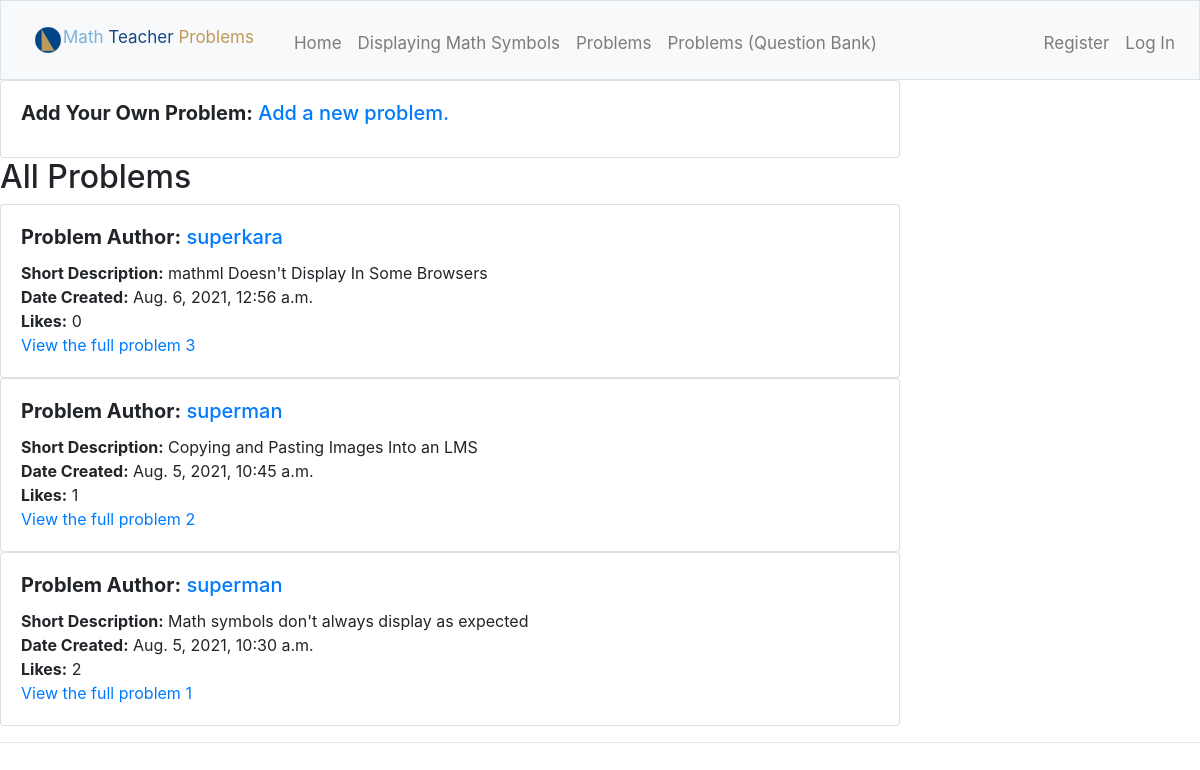
The page /problems on the database its author committed.
### posts/models.py (models this page shows, shortened)
class Problem(models.Model):
    author = models.ForeignKey("User", on_delete=models.CASCADE, related_name="problems")
    short_description = models.CharField(max_length=255)
    long_description = RichTextUploadingField(blank=True, null=True)
    image_url = models.URLField(blank=True, null=True)
    video_example_url=models.URLField(blank=True, null=True)
    potential_solution = RichTextUploadingField(blank=True, null=True)
    solution_video_example_url = models.URLField(blank=True, null=True)
    takeaway = RichTextUploadingField(blank=True, null=True)
    timestamp = models.DateTimeField(auto_now_add=True)
    archived = models.BooleanField(default=False)

class User(AbstractUser):
    following = models.ManyToManyField("User", related_name="followers")
    likes = models.ManyToManyField("Problem", related_name="likes")

### posts/views.py (the view)
# urls.py: path("problems", views.problems, name="problems"),
def problems(request):
    problems = Problem.objects.order_by("-timestamp").all()
    print("mark 9: Printing Problems")
    print(problems)
    print(request)
    return show_problems("All Problems", request, problems)

### posts/views.py (called while the page is built)
def show_problems(title, request, problems, profile=None):
    print("mark 11: I am inside of the show_problems function")
    page_index = request.GET.get("page", 1)
    paginator = Paginator(problems, 10)
    page = paginator.page(page_index)
    return render(request, "posts/problems2.html", {
        "title": title,
        "page": page,
        "profile": profile,
    })

### posts/templates/posts/problems2.html (shortened to what this page needs)
{% extends "posts/layout.html" %}
{% load static %}
{% block body %}
<div class="card w-75">
    <div class="card-body">
        <h5 class="card-title"><b>Add Your Own Problem:</b>
            <a href="{% url 'add_problem' %}">
                Add a new problem.
             </a>
        </h5>
    </div>
</div>
    <h2>{{ title }}</h2>
    {% for problem in page.object_list %}
        <div class="card w-75">
            <div class="card-body">
                <h5 class="card-title"><b>Problem Author:</b>
                    <a href="{% url 'user' problem.author.username %}">
                        {{ problem.author.username }}
                    </a>
                </h5>
                <div data-post="{{ problem.id }}" class="problem-content"><b>Short Description:</b> {{ problem.short_description }}</div>
                <div class="info"><b>Date Created:</b> {{ problem.timestamp }}</div>
                <div class="info">
                    <span class="like-count" data-post="{{ problem.id }}"><b>Likes:</b> {{ problem.likes.count }}</span>
                </div>
                <div>
                    <a href="{% url 'problem' problem.id %}">View the full problem
                        {{ problem.id }}
                    </a>
                </div>
            </div>
        </div>
    {% endfor %}
    <hr>
{% endblock %}

### posts/templates/posts/layout.html (shortened to what this page needs)
{% load static %}
<!DOCTYPE html>
<html lang="en">
    <head>
        <link rel="stylesheet" href="https://stackpath.bootstrapcdn.com/bootstrap/4.4.1/css/bootstrap.min.css">
        <link rel="stylesheet" href="{% static 'posts/styles.css' %}">
    </head>
    <body>
        <div class="navcontainer">
            <nav class="navbar navbar-expand-md navbar-light bg-light border" class="color1" id="nav">
                <a class="navbar-brand" id="navbarlogo" href="/"><img src="{% static 'posts/favicon.ico' %}" width="30" height="30" class="d-inline-block align-top"alt="Math Teacher Problems Logo" loading="lazy"><span class="color1">Math </span><span class="color2">Teacher </span><span class="color3">Problems</span></a>
                <div class="collapse navbar-collapse" id="navbar" class="color1">
                    <ul class="navbar-nav mr-auto mt-2">
                        <li class="nav-item"><a class="nav-link" href="{% url 'index' %}">Home</a></li>
                        <li class="nav-item"><a class="nav-link" href="{% url 'mathsymbols' %}">Displaying Math Symbols</a></li>
                        <li class="nav-item"><a class="nav-link" href="{% url 'problems' %}">Problems</a></li>
                        <li class="nav-item"><a class="nav-link" href="#">Problems (Question Bank)</a></li>
                    </ul>
                    {% if user.is_authenticated %}                <ul class="navbar-nav ml-auto mt-2">
                        <li class="nav-item"><a class="nav-link" href="{% url 'logout' %}">Log Out</a></li>
                    </ul>
                    {% else %}
                        <ul class="navbar-nav ml-auto mt-2">
                            <li class="nav-item"><a class="nav-link"  href="{% url 'register' %}">Register</a></li>
                            <li class="nav-item"><a class="nav-link"  href="{% url 'login' %}">Log In</a></li>
                        </ul>
                    {% endif %}
                </div>
            </nav>
        </div>
        <div class="bodyholder">
            {% block body %}
            {% endblock %}
        </div>
    </body>
</html>

### posts/static/posts/styles.css (style rules this page uses)
.color1 { color: #7bb2dd; }
.color2 { color: #174885; }
.color3 { color: #c0995a; }
.navcontainer { background-color: #7bb2dd ; top: 0; width: 100%; z-index: 2; }
nav .navbar-brand { font-size: x-large; color: #174885; }
.navbar { overflow: hidden; background-color: #174885; background: #7bb2dd; top: 0; width: 100%; }
.navbar a { float: left; display: block; color: #f2f2f2; text-align: center; padding: 14px 16px; text-decoration: none; font-size: 17px; }

### rows shown on the page
Problem: author.username "superkara", short_description "mathml Doesn't Display In Some Browsers", timestamp "Aug. 6, 2021, 12:56 a.m.", likes.count "0", id "3"
Problem: author.username "superman", short_description "Copying and Pasting Images Into an LMS", timestamp "Aug. 5, 2021, 10:45 a.m.", likes.count "1", id "2"
Problem: author.username "superman", short_description "Math symbols don't always display as expected", timestamp "Aug. 5, 2021, 10:30 a.m.", likes.count "2", id "1"

### other values the page prints
{{ title }} "All Problems"
